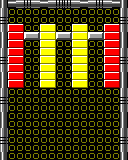

This is a level from a 2D game, rendered from its Tiled map with the project's own tilesets. A one-line summary and the complete map file follow:
An orthogonal 16x20 tile map with 8x8 px tiles, 3 tile layers (Background, Frame, Bricks), 3 tilesets.

<map version="1.4" tiledversion="1.4.2" orientation="orthogonal" renderorder="right-down" width="16" height="20" tilewidth="8" tileheight="8" infinite="0" nextlayerid="4" nextobjectid="1">
 <tileset firstgid="1" name="Patterns" tilewidth="8" tileheight="8" tilecount="25" columns="5">
  <image source="patterns.png" trans="ffffff" width="40" height="40" />
 </tileset>
 <tileset firstgid="26" name="Frame" tilewidth="8" tileheight="8" tilecount="6" columns="3">
  <image source="frame.png" width="24" height="16" />
 </tileset>
 <tileset firstgid="32" name="Bricks" tilewidth="16" tileheight="8" tilecount="10" columns="1">
  <image source="bricks.png" width="16" height="80" />
 </tileset>
 <layer id="1" name="Background" width="16" height="20">
  <data encoding="csv">
0,0,0,0,0,0,0,0,0,0,0,0,0,0,0,0,
0,6,6,6,6,6,6,6,6,6,6,6,6,6,6,0,
0,6,6,6,6,6,6,6,6,6,6,6,6,6,6,0,
0,6,6,6,6,6,6,6,6,6,6,6,6,6,6,0,
0,6,6,6,6,6,6,6,6,6,6,6,6,6,6,0,
0,6,6,6,6,6,6,6,6,6,6,6,6,6,6,0,
0,6,6,6,6,6,6,6,6,6,6,6,6,6,6,0,
0,6,6,6,6,6,6,6,6,6,6,6,6,6,6,0,
0,6,6,6,6,6,6,6,6,6,6,6,6,6,6,0,
0,6,6,6,6,6,6,6,6,6,6,6,6,6,6,0,
0,6,6,6,6,6,6,6,6,6,6,6,6,6,6,0,
0,6,6,6,6,6,6,6,6,6,6,6,6,6,6,0,
0,6,6,6,6,6,6,6,6,6,6,6,6,6,6,0,
0,6,6,6,6,6,6,6,6,6,6,6,6,6,6,0,
0,6,6,6,6,6,6,6,6,6,6,6,6,6,6,0,
0,6,6,6,6,6,6,6,6,6,6,6,6,6,6,0,
0,6,6,6,6,6,6,6,6,6,6,6,6,6,6,0,
0,6,6,6,6,6,6,6,6,6,6,6,6,6,6,0,
0,6,6,6,6,6,6,6,6,6,6,6,6,6,6,0,
0,6,6,6,6,6,6,6,6,6,6,6,6,6,6,0
</data>
 </layer>
 <layer id="2" name="Frame" width="16" height="20">
  <data encoding="csv">
26,29,30,31,30,29,30,31,31,30,29,30,31,30,29,26,
27,0,0,0,0,0,0,0,0,0,0,0,0,0,0,27,
28,0,0,0,0,0,0,0,0,0,0,0,0,0,0,28,
27,0,0,0,0,0,0,0,0,0,0,0,0,0,0,27,
26,0,0,0,0,0,0,0,0,0,0,0,0,0,0,26,
26,0,0,0,0,0,0,0,0,0,0,0,0,0,0,26,
27,0,0,0,0,0,0,0,0,0,0,0,0,0,0,27,
28,0,0,0,0,0,0,0,0,0,0,0,0,0,0,28,
27,0,0,0,0,0,0,0,0,0,0,0,0,0,0,27,
26,0,0,0,0,0,0,0,0,0,0,0,0,0,0,26,
26,0,0,0,0,0,0,0,0,0,0,0,0,0,0,26,
27,0,0,0,0,0,0,0,0,0,0,0,0,0,0,27,
28,0,0,0,0,0,0,0,0,0,0,0,0,0,0,28,
27,0,0,0,0,0,0,0,0,0,0,0,0,0,0,27,
26,0,0,0,0,0,0,0,0,0,0,0,0,0,0,26,
26,0,0,0,0,0,0,0,0,0,0,0,0,0,0,26,
27,0,0,0,0,0,0,0,0,0,0,0,0,0,0,27,
28,0,0,0,0,0,0,0,0,0,0,0,0,0,0,28,
27,0,0,0,0,0,0,0,0,0,0,0,0,0,0,27,
26,0,0,0,0,0,0,0,0,0,0,0,0,0,0,26
</data>
 </layer>
 <layer id="3" name="Bricks" width="16" height="20">
  <data encoding="csv">
0,0,0,0,0,0,0,0,0,0,0,0,0,0,0,0,
0,0,0,0,0,0,0,0,0,0,0,0,0,0,0,0,
0,0,0,0,0,0,0,0,0,0,0,0,0,0,0,0,
0,32,0,0,0,34,0,0,0,34,0,0,0,32,0,0,
0,32,0,38,0,34,0,38,0,34,0,38,0,32,0,0,
0,32,0,0,0,34,0,0,0,34,0,0,0,32,0,0,
0,32,0,0,0,34,0,0,0,34,0,0,0,32,0,0,
0,32,0,0,0,34,0,0,0,34,0,0,0,32,0,0,
0,32,0,0,0,34,0,0,0,34,0,0,0,32,0,0,
0,32,0,0,0,34,0,0,0,34,0,0,0,32,0,0,
0,32,0,0,0,34,0,0,0,34,0,0,0,32,0,0,
0,0,0,0,0,0,0,0,0,0,0,0,0,0,0,0,
0,0,0,0,0,0,0,0,0,0,0,0,0,0,0,0,
0,0,0,0,0,0,0,0,0,0,0,0,0,0,0,0,
0,0,0,0,0,0,0,0,0,0,0,0,0,0,0,0,
0,0,0,0,0,0,0,0,0,0,0,0,0,0,0,0,
0,0,0,0,0,0,0,0,0,0,0,0,0,0,0,0,
0,0,0,0,0,0,0,0,0,0,0,0,0,0,0,0,
0,0,0,0,0,0,0,0,0,0,0,0,0,0,0,0,
0,0,0,0,0,0,0,0,0,0,0,0,0,0,0,0
</data>
 </layer>
</map>
